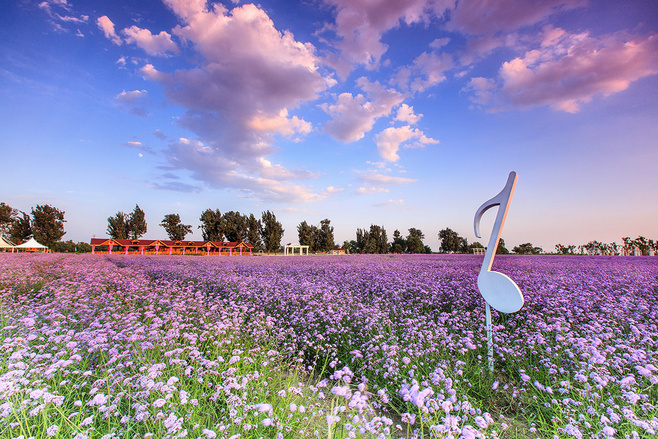
//> input picture OtsuTest/OtsuTest/1.jpg, 658 x 439 px
$ ./main   (built with g++ and OpenCV 4)
//> lines starting //> are read from the running program, lines starting //| are printed output that depends on the picture; after the words box and inside, x2 and y2 are one past the last pixel; in counts of white or black regions, pixels touching at a corner belong together
#include "stdio.h"
#include "cv.h"
#include "highgui.h"
#include "Math.h"

int Otsu(IplImage* src);

int main()
{
    IplImage* img = cvLoadImage("1.jpg",0); //获取灰度图像img
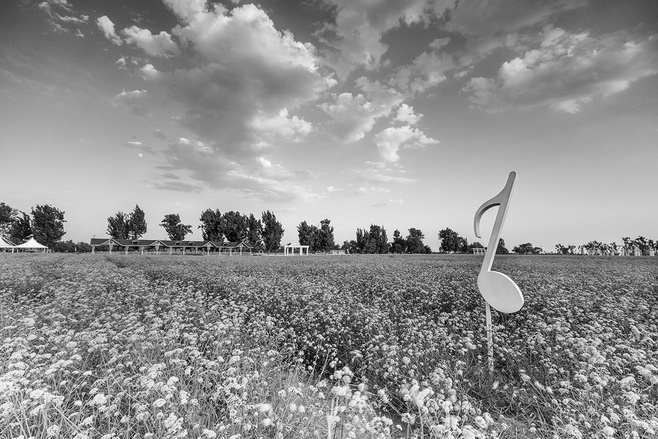
//> img: 439 rows x 658 cols, CV_8UC1; min 0, max 255, mean 144
    IplImage* dst = cvCreateImage(cvGetSize(img), 8, 1);
    int threshold = Otsu(img); //调用大津法求出最佳阈值
    printf("otsu threshold = %d\n", threshold);
    cvThreshold(img, dst, threshold, 255, CV_THRESH_BINARY); //用otsu的阈值二值化

    cvNamedWindow( "img", 1 );
    cvNamedWindow( "dst", 1 );
    cvShowImage("img", img);
    cvShowImage("dst", dst);


    cvWaitKey(-1);

    cvReleaseImage(&img);
    cvReleaseImage(&dst);

    cvDestroyWindow( "img" );
    cvDestroyWindow( "dst" );

    return 0;
}

int Otsu(IplImage* src)
{
    int height=src->height;
//> height = 439
    int width=src->width;
//> width = 658

    //histogram
    float histogram[256] = {0};
    for(int i=0; i < height; i++)
    {
        unsigned char* p=(unsigned char*)src->imageData + src->widthStep * i;
        for(int j = 0; j < width; j++)
        {
            histogram[*p++]++;
        }
    }
//> after the loop, histogram = 256 values, max 2766 at index 204, min 20 at index 1, mean 1128.4

    //normalize histogram & average pixel value
    int size = height * width;
//> size = 288862
    float u =0;
    for(int i = 0; i < 256; i++)
    {
        histogram[i] = histogram[i] / size;
        u += i * histogram[i];  //整幅图像的平均灰度
    }
//> this loop made 256 passes
//> u on passes 1 to 3: 0, 6.92e-05, 0.000249
//> after the loop, histogram = 256 values, max 0.00958 at index 204, min 6.92e-05 at index 1, mean 0.00391; u = 144

    int threshold;
    float maxVariance=0;
    float w0 = 0, avgValue  = 0;
    for(int i = 0; i < 256; i++)
    {
        w0 += histogram[i];  //假设当前灰度i为阈值, 0~i 灰度像素所占整幅图像的比例即前景比例
        avgValue  += i * histogram[i]; //avgValue/w0 = u0

        float t = avgValue/w0 - u;  //t=u0-u
        float variance = t * t * w0 /(1 - w0);
        if(variance > maxVariance)
        {
            maxVariance = variance;
            threshold = i;
        }
    }
//> this loop made 256 passes
//> (w0, avgValue, t, variance, maxVariance) on passes 1 to 12: (0.000132, 0, -144, 2.73, 2.73), (0.000201, 6.92e-05, -143.6, 4.14, 4.14), (0.000291, 0.000249, -143.1, 5.96, 5.96), (0.000408, 0.000602, -142.5, 8.3, 8.3), (0.000509, 0.001, -142, 10.27, 10.27), (0.000613, 0.00152, -141.5, 12.27, 12.27), (0.000769, 0.00246, -140.8, 15.24, 15.24), (0.000945, 0.00369, -140.1, 18.56, 18.56), (0.00108, 0.0048, -139.5, 21.12, 21.12), (0.00124, 0.0062, -139, 23.96, 23.96), (0.00141, 0.00787, -138.4, 26.95, 26.95), (0.00165, 0.0105, -137.6, 31.24, 31.24)
//> (t, variance, maxVariance) on passes 61 to 66: (-101.9, 571.6, 571.6), (-101.2, 586.7, 586.7), (-100.5, 601.8, 601.8), (-99.83, 616.6, 616.6), (-99.18, 630.4, 630.4), (-98.53, 644.2, 644.2)
//> after the loop, w0 = 1; avgValue = 144; maxVariance = 1593; threshold = 142
//| otsu threshold = 142
//> in main, `cvThreshold(img, dst, threshold, 255, CV_THRESH_BINARY);`:
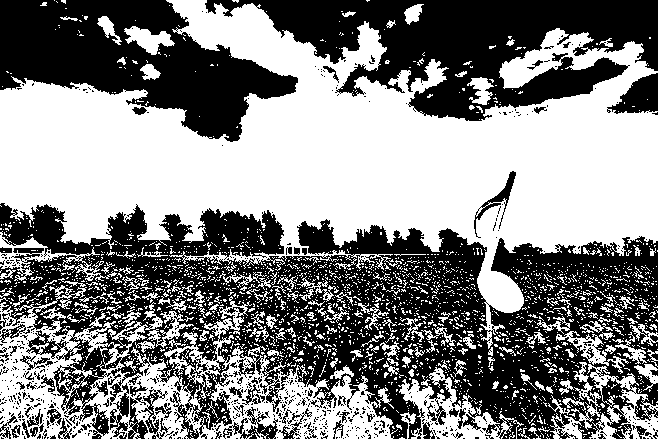
//> dst: 439 rows x 658 cols, CV_8UC1; 51.9% white; 760 black regions (694 under 20 px), largest, box (x1, y1, x2, y2) and area: (0, 203, 658, 439) 80244, (205, 0, 658, 121) 27548, (0, 0, 298, 142) 21944

    return threshold;
}
